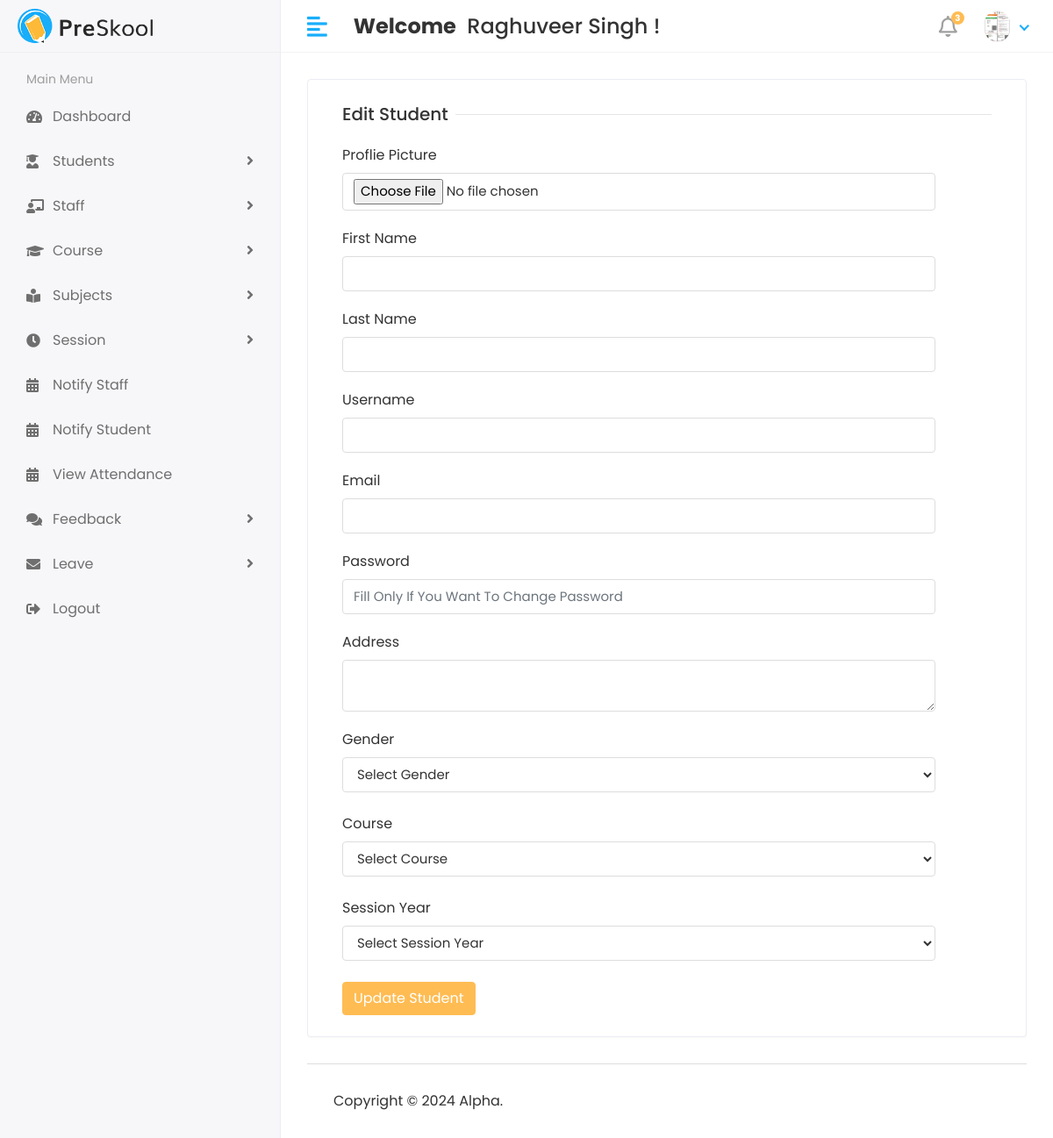
The page /Hod/Student/Edit/11 (signed in) on the database as committed earlier.
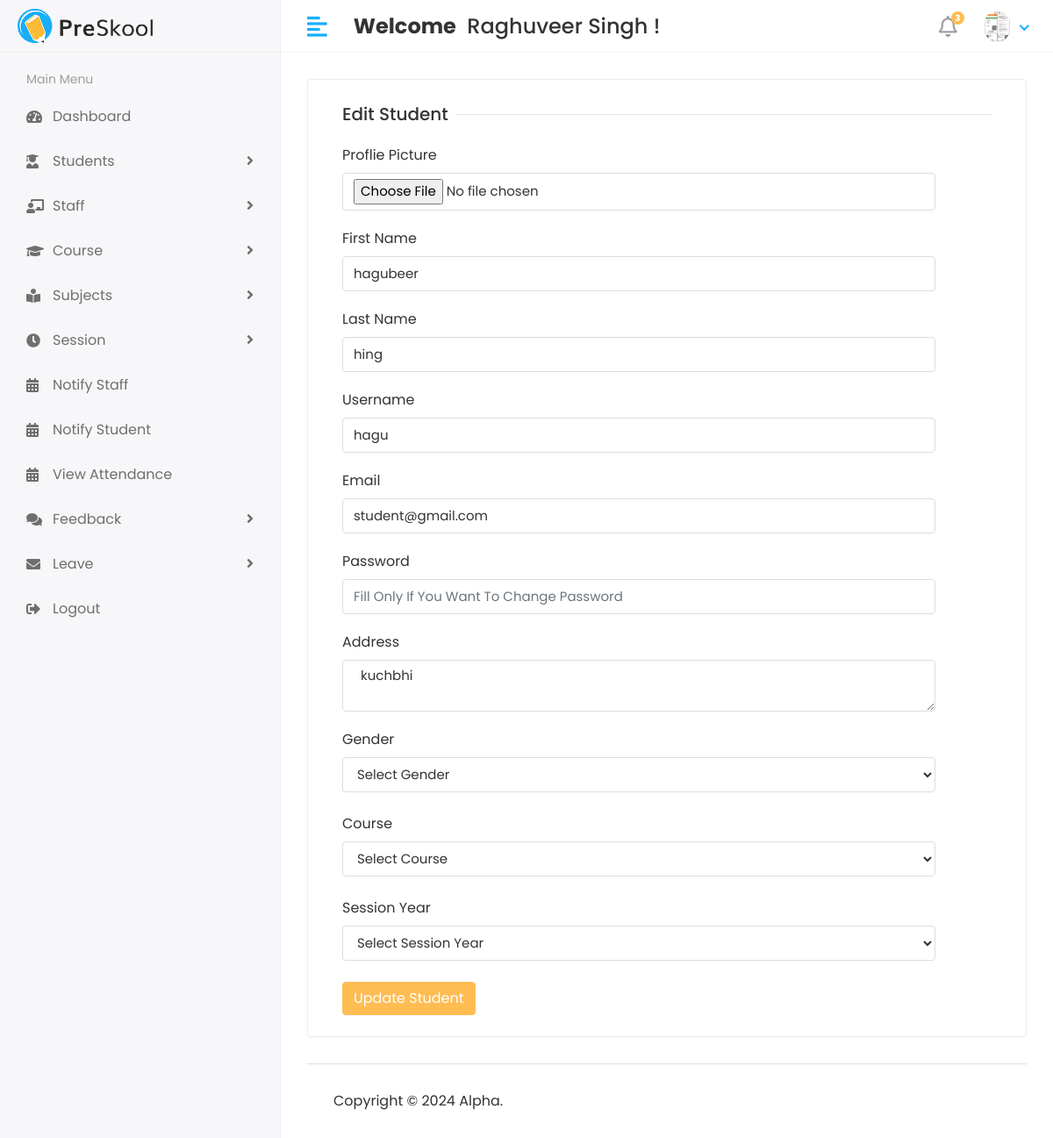
The same page on the database as committed later.
### cmsapp/models.py (models this page shows, shortened)
class Student(models.Model):
    admin = models.OneToOneField(CustomUser, on_delete=models.CASCADE)
    address = models.TextField()
    gender = models.CharField(max_length=100)
    course_id = models.ForeignKey(Course, on_delete=models.DO_NOTHING)
    session_year_id = models.ForeignKey(Session_Year, on_delete=models.DO_NOTHING)
    created_at = models.DateTimeField(auto_now_add=True)
    updated_at = models.DateTimeField(auto_now=True)

class CustomUser(AbstractUser):
    USER = (
        (1, 'HOD'),
        (2, 'Staff'),
        (3, 'Student'),
    )
    user_type = models.CharField(choices=USER, max_length=50, default=1)
    profile_pic = models.ImageField(upload_to='media/profile_pic')

### college_management_system/HOD_views.py (the view)
# urls.py: path('Hod/Student/Edit/<str:id>',HOD_views.EDIT_STUDENT,name='edit_student'),
@login_required(login_url='/')
def EDIT_STUDENT(request,id):
    student = Student.objects.filter(id = id)
    course = Course.objects.all()
    session_year = Session_Year.objects.all()
    context = {
        'student': student,
        'course' : course,
        'session_year' : session_year,
    }
    return render(request,'HOD/edit_student.html',context)

### templates/HOD/edit_student.html (shortened to what this page needs)
{% extends 'base.html' %}
{% block content %}
<div class="row">
   <div class="col-sm-12">
      <div class="card">
         <div class="card-body">
            <form method="post" action="{% url 'update_student' %}" enctype="multipart/form-data">
                  <div class="col-12">
                     <h5 class="form-title"><span>Edit Student</span></h5>
                  </div>
                  <div class="col-sm-11">
                     <div class="form-group">
                        <label>Proflie Picture</label>
                        <input type="file" class="form-control" name="profile_pic" >
                     </div>
                  </div>
                  <div class="col-sm-11">
                     <div class="form-group">
                        <label>First Name</label>
                        <input type="text" class="form-control" name="first_name" value="{% for i in student %}{{i.admin.first_name}}{% endfor %}" >
                     </div>
                  </div>
                  <div class="col-sm-11">
                     <div class="form-group">
                        <label>Last Name</label>
                        <input type="text" class="form-control" name="last_name" value="{% for i in student %}{{i.admin.last_name}}{% endfor %}" >
                     </div>
                  </div>
                  <div class="col-sm-11">
                     <div class="form-group">
                        <label>Username</label>
                        <input type="text" class="form-control" name="username" value="{% for i in student %}{{i.admin.username}}{% endfor %}" >
                     </div>
                  </div>
                  <div class="col-sm-11">
                     <div class="form-group">
                        <label>Email</label>
                        <input type="text" class="form-control" name="email" value="{% for i in student %}{{i.admin.email}}{% endfor %}">
                     </div>
                  </div>
                   <div class="col-sm-11">
                     <div class="form-group">
                        <label>Password</label>
                        <input type="password" class="form-control" name="password" placeholder="Fill Only If You Want To Change Password">
                     </div>
                  </div>
                  <div class="col-sm-11">
                     <div class="form-group">
                        <label>Address</label>
                         <textarea class="form-control" name="address" > {% for i in student %}{{i.address}}{% endfor %} </textarea >
                     </div>
                  </div>
                   <div class="col-sm-11">
                   <label>Gender</label>
                       <select class="form-control" name="gender">
                           <option>Select Gender</option>
                       </select>
                  </div>
                <br>
                   <div class="col-sm-11">
                   <label>Course</label>
                       <select class="form-control" name="course_id" >
                           <option>Select Course</option>
                       </select>
                  </div>
                <br>
                   <div class="col-sm-11">
                   <label>Session Year</label>
                       <select class="form-control" name="session_year_id" >
                           <option>Select Session Year</option>
                       </select>
                  </div>
                <br>
                  <div class="col-12">
                     <button type="submit" class="btn btn-primary">Update Student</button>
                  </div>
            </form>
         </div>
      </div>
   </div>
</div>
{% endblock %}

Rows that differ between the two databases and show on the page:
added Student: first_name "hagubeer", last_name "hing", username "hagu", email "student@gmail.com", address "kuchbhi"
